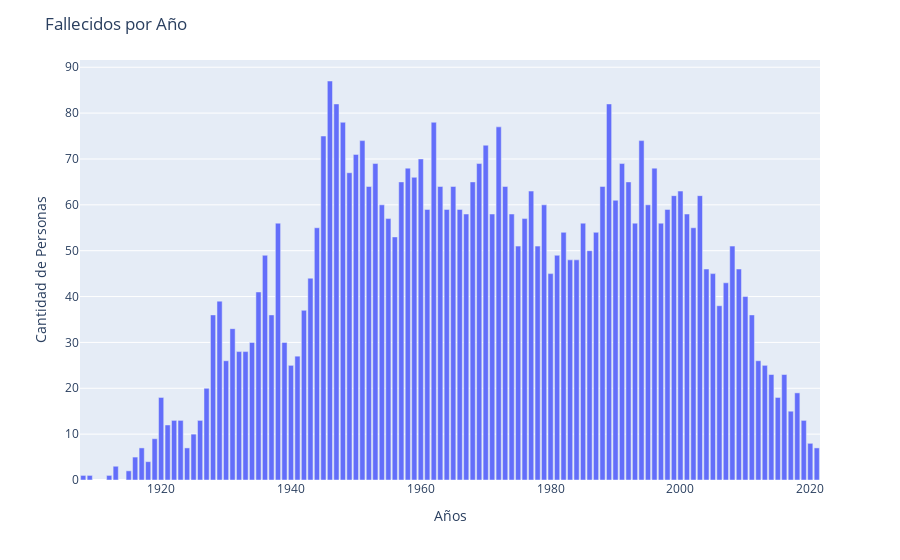

The notebook cell saved with this chart:
### Markdown cell above
En este gráfico de barras nos muestra de manera clara los años con mayor cantidad de personas fallecidas en tierra por el daño colateral, mostrando en el eje X los años representados y en el eje Y la cantidad de personas.

### Code cell
# Obtener el año de la fecha de estreno
df['fecha_fallecidos'] = pd.to_datetime(df['año'])

# Contar la cantidad de fallecidos por año
fallecidos_por_año = df['fecha_fallecidos'].value_counts().reset_index()
fallecidos_por_año.columns = ['año', 'cantidad_fallecidos']

# Ordenar los años en orden ascendente
fallecidos_por_año = fallecidos_por_año.sort_values('año')

# Crear el gráfico de barras
fig = px.bar(fallecidos_por_año, x='año', y='cantidad_fallecidos')

# Personalizar el diseño del gráfico
fig.update_layout(title='Fallecidos por Año',
                  xaxis_title='Años',
                  yaxis_title='Cantidad de Personas')

# Mostrar el gráfico
fig.show()

### Figure 1 — Plotly figure (JSON) as saved in the notebook; plotly's stock layout.template omitted (floating-point values rounded to 4 significant figures)
{"data": [{"alignmentgroup": "True", "hovertemplate": "año=%{x}<br>cantidad_fallecidos=%{y}<extra></extra>", "legendgroup": "", "marker": {"color": "#636efa", "pattern": {"shape": ""}}, "name": "", "offsetgroup": "", "orientation": "v", "showlegend": false, "textposition": "auto", "type": "bar", "x": ["1908-01-01T00:00:00", "1909-01-01T00:00:00", "1912-01-01T00:00:00", "1913-01-01T00:00:00", "1915-01-01T00:00:00", "1916-01-01T00:00:00", "1917-01-01T00:00:00", "1918-01-01T00:00:00", "1919-01-01T00:00:00", "1920-01-01T00:00:00", "1921-01-01T00:00:00", "1922-01-01T00:00:00", "1923-01-01T00:00:00", "1924-01-01T00:00:00", "1925-01-01T00:00:00", "1926-01-01T00:00:00", "1927-01-01T00:00:00", "1928-01-01T00:00:00", "1929-01-01T00:00:00", "1930-01-01T00:00:00", "1931-01-01T00:00:00", "1932-01-01T00:00:00", "1933-01-01T00:00:00", "1934-01-01T00:00:00", "1935-01-01T00:00:00", "1936-01-01T00:00:00", "1937-01-01T00:00:00", "1938-01-01T00:00:00", "1939-01-01T00:00:00", "1940-01-01T00:00:00", "1941-01-01T00:00:00", "1942-01-01T00:00:00", "1943-01-01T00:00:00", "1944-01-01T00:00:00", "1945-01-01T00:00:00", "1946-01-01T00:00:00", "1947-01-01T00:00:00", "1948-01-01T00:00:00", "1949-01-01T00:00:00", "1950-01-01T00:00:00", "1951-01-01T00:00:00", "1952-01-01T00:00:00", "1953-01-01T00:00:00", "1954-01-01T00:00:00", "1955-01-01T00:00:00", "1956-01-01T00:00:00", "1957-01-01T00:00:00", "1958-01-01T00:00:00", "1959-01-01T00:00:00", "1960-01-01T00:00:00", "1961-01-01T00:00:00", "1962-01-01T00:00:00", "1963-01-01T00:00:00", "1964-01-01T00:00:00", "1965-01-01T00:00:00", "1966-01-01T00:00:00", "1967-01-01T00:00:00", "1968-01-01T00:00:00", "1969-01-01T00:00:00", "1970-01-01T00:00:00", "1971-01-01T00:00:00", "1972-01-01T00:00:00", "1973-01-01T00:00:00", "1974-01-01T00:00:00", "1975-01-01T00:00:00", "1976-01-01T00:00:00", "1977-01-01T00:00:00", "1978-01-01T00:00:00", "1979-01-01T00:00:00", "1980-01-01T00:00:00", "1981-01-01T00:00:00", "1982-01-01T00:00:00", "1983-01-01T00:00:00", "1984-01-01T00:00:00", "1985-01-01T00:00:00", "1986-01-01T00:00:00", "1987-01-01T00:00:00", "1988-01-01T00:00:00", "1989-01-01T00:00:00", "1990-01-01T00:00:00", "1991-01-01T00:00:00", "1992-01-01T00:00:00", "1993-01-01T00:00:00", "1994-01-01T00:00:00", "1995-01-01T00:00:00", "1996-01-01T00:00:00", "1997-01-01T00:00:00", "1998-01-01T00:00:00", "1999-01-01T00:00:00", "2000-01-01T00:00:00", "2001-01-01T00:00:00", "2002-01-01T00:00:00", "2003-01-01T00:00:00", "2004-01-01T00:00:00", "2005-01-01T00:00:00", "2006-01-01T00:00:00", "2007-01-01T00:00:00", "2008-01-01T00:00:00", "2009-01-01T00:00:00", "2010-01-01T00:00:00", "2011-01-01T00:00:00", "2012-01-01T00:00:00", "2013-01-01T00:00:00", "2014-01-01T00:00:00", "2015-01-01T00:00:00", "2016-01-01T00:00:00", "2017-01-01T00:00:00", "2018-01-01T00:00:00", "2019-01-01T00:00:00", "2020-01-01T00:00:00", "2021-01-01T00:00:00"], "xaxis": "x", "y": [1, 1, 1, 3, 2, 5, 7, 4, 9, 18, 12, 13, 13, 7, 10, 13, 20, 36, 39, 26, 33, 28, 28, 30, 41, 49, 36, 56, 30, 25, 27, 37, 44, 55, 75, 87, 82, 78, 67, 71, 74, 64, 69, 60, 57, 53, 65, 68, 66, 70, 59, 78, 64, 59, 64, 59, 58, 65, 69, 73, 58, 77, 64, 58, 51, 57, 63, 51, 60, 45, 49, 54, 48, 48, 56, 50, 54, 64, 82, 61, 69, 65, 56, 74, 60, 68, 56, 59, 62, 63, 58, 55, 62, 46, 45, 38, 43, 51, 46, 40, 36, 26, 25, 23, 18, 23, 15, 19, 13, 8, 7], "yaxis": "y"}], "layout": {"barmode": "relative", "legend": {"tracegroupgap": 0}, "margin": {"t": 60}, "title": {"text": "Fallecidos por Año"}, "xaxis": {"anchor": "y", "domain": [0, 1], "title": {"text": "Años"}}, "yaxis": {"anchor": "x", "domain": [0, 1], "title": {"text": "Cantidad de Personas"}}}}
